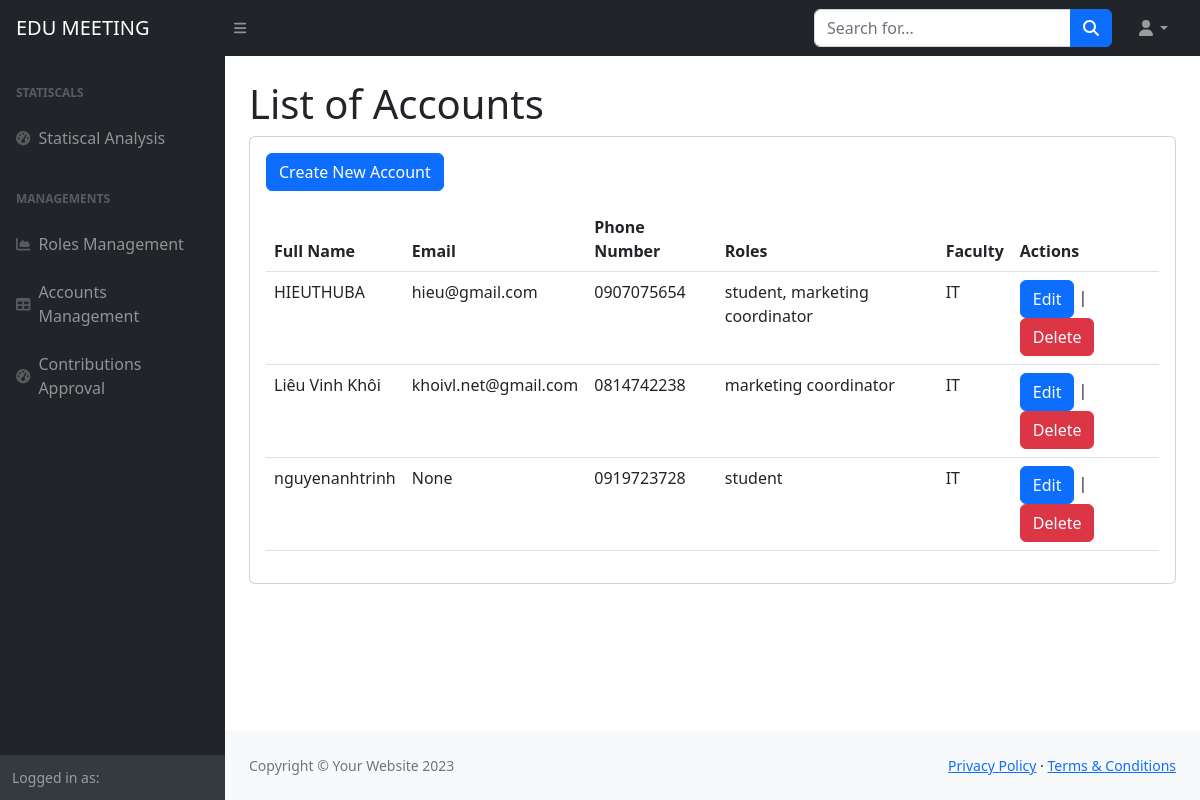
Screenshot of /ad/accounts/ with the database file from the repository.
### home/models.py (models this page shows, shortened)
class UserProfile(models.Model):
    user = models.OneToOneField(User, on_delete=models.CASCADE, primary_key=True)
    fullname = models.CharField(max_length=50)
    roles = models.ManyToManyField(Role, related_name='users')
    faculty = models.ForeignKey('Faculties', on_delete=models.CASCADE, null=True, blank=True)
    email = models.EmailField(max_length=254, unique=True, blank=True, null=True)
    phone = models.CharField(max_length=15)

class Role(models.Model):
    name = models.CharField(max_length=30)

class Faculties(models.Model):
    name = models.CharField(max_length = 40)
    description = models.TextField(null =True)
    academicYear = models.ForeignKey(AcademicYear, on_delete = models.CASCADE)

### home/views.py (the view)
# urls.py: path('ad/accounts/', views.account_list, name='account_list'),
def account_list(request):
    accounts = UserProfile.objects.all()
    return render(request, 'listAccount.html', {'accounts': accounts})

### templates/listAccount.html (shortened to what this page needs)
{%load static%}
<!DOCTYPE html>
<html lang="en">
    <head>
        <link href="https://cdn.jsdelivr.net/npm/simple-datatables@7.1.2/dist/style.min.css" rel="stylesheet" />
        <link href="{% static 'css/styles.css' %}" rel="stylesheet" />
    </head>
    <body class="sb-nav-fixed">
        <nav class="sb-topnav navbar navbar-expand navbar-dark bg-dark">
            <a class="navbar-brand ps-3" href="{% url "home" %}">EDU MEETING</a>
            <button class="btn btn-link btn-sm order-1 order-lg-0 me-4 me-lg-0" id="sidebarToggle" href="#!"><i class="fas fa-bars"></i></button>
            <form class="d-none d-md-inline-block form-inline ms-auto me-0 me-md-3 my-2 my-md-0">
                <div class="input-group">
                    <input class="form-control" type="text" placeholder="Search for..." aria-label="Search for..." aria-describedby="btnNavbarSearch" />
                    <button class="btn btn-primary" id="btnNavbarSearch" type="button"><i class="fas fa-search"></i></button>
                </div>
            </form>
            <ul class="navbar-nav ms-auto ms-md-0 me-3 me-lg-4">
                <li class="nav-item dropdown">
                    <a class="nav-link dropdown-toggle" id="navbarDropdown" href="#" role="button" data-bs-toggle="dropdown" aria-expanded="false"><i class="fas fa-user fa-fw"></i></a>
                </li>
            </ul>
        </nav>
        <div id="layoutSidenav">
            <div id="layoutSidenav_nav">
                <nav class="sb-sidenav accordion sb-sidenav-dark" id="sidenavAccordion">
                    <div class="sb-sidenav-menu">
                        <div class="nav">
                            <div class="sb-sidenav-menu-heading">Statiscals</div>
                            <a class="nav-link" href="{% url "statistical_analysis" %}">
                                <div class="sb-nav-link-icon"><i class="fas fa-tachometer-alt"></i></div>
                                Statiscal Analysis
                            </a>
                            <div class="sb-sidenav-menu-heading">Managements</div>
                            <a class="nav-link" href="{% url "role_list" %}">
                                <div class="sb-nav-link-icon"><i class="fas fa-chart-area"></i></div>
                                Roles Management
                            </a>
                            <a class="nav-link" href="{% url "account_list" %}">
                                <div class="sb-nav-link-icon"><i class="fas fa-table"></i></div>
                                Accounts Management
                            </a>
                            <a class="nav-link" href="{% url "manage_contributions" %}">
                              <div class="sb-nav-link-icon"><i class="fas fa-tachometer-alt"></i></div>
                              Contributions Approval
                            </a>
                        </div>
                    </div>
                    <div class="sb-sidenav-footer">
                        <div class="small">Logged in as:</div>
                    </div>
                </nav>
            </div>
            <div id="layoutSidenav_content">
                <main>
                    <div class="container-fluid px-4">
                        <h1 class="mt-4">List of Accounts</h1>
                        <div class="card mb-4">
                            <div class="card-body">
                              <table class="table mt-3">
                                <a href="{% url 'create_account' %}" class="btn btn-primary">Create New Account</a>
                                <thead class="thead-dark">
                                  <tr>
                                    <th scope="col">Full Name</th>
                                    <th scope="col">Email</th>
                                    <th scope="col">Phone Number</th>
                                    <th scope="col">Roles</th>
                                    <th scope="col">Faculty</th>
                                    <th scope="col">Actions</th>
                                  </tr>
                                </thead>
                                <tbody>
                                  {% for user_profile in accounts %}
                                  <tr>
                                    <td>{{ user_profile.fullname }}</td>
                                    <td>{{ user_profile.email }}</td>
                                    <td>{{ user_profile.phone }}</td>
                                    <td>
                                      {% for role in user_profile.roles.all %}
                                        {{ role.name }}{% if not forloop.last %}, {% endif %}
                                      {% endfor %}
                                    </td>
                                    <td>{{ user_profile.faculty.name }}</td>
                                    <td>
                                      <a href="{% url 'account_edit' user_profile.user.id %}" class="btn btn-primary">Edit</a>
                                      |
                                      <button class="btn btn-danger" onclick="confirmDelete('{{ user_profile.user.id }}')">
                                        Delete
                                      </button>
                                    </td>
                                  </tr>
                                  {% endfor %}
                                </tbody>
                              </table>
                            </div>
                        </div>
                    </div>
                </main>
                <footer class="py-4 bg-light mt-auto">
                    <div class="container-fluid px-4">
                        <div class="d-flex align-items-center justify-content-between small">
                            <div class="text-muted">Copyright &copy; Your Website 2023</div>
                            <div>
                                <a href="#">Privacy Policy</a>
                                &middot;
                                <a href="#">Terms &amp; Conditions</a>
                            </div>
                        </div>
                    </div>
                </footer>
            </div>
        </div>
    </body>
</html>

### rows the page displays
UserProfile: fullname "HIEUTHUBA", email "hieu@gmail.com", phone "0907075654", faculty.name "IT"
Role: name "student"
Role: name "marketing coordinator"
UserProfile: fullname "Liêu Vinh Khôi", email "khoivl.net@gmail.com", phone "0814742238", faculty.name "IT"
UserProfile: fullname "nguyenanhtrinh", email "None", phone "0919723728", faculty.name "IT"
